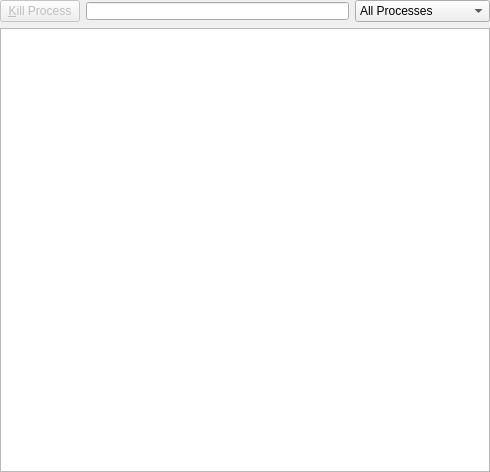
<ui version="4.0" >
 <class>ProcessWidget</class>
 <widget class="QWidget" name="ProcessWidget" >
  <property name="geometry" >
   <rect>
    <x>0</x>
    <y>0</y>
    <width>490</width>
    <height>472</height>
   </rect>
  </property>
  <layout class="QVBoxLayout" >
   <property name="leftMargin" >
    <number>0</number>
   </property>
   <property name="topMargin" >
    <number>0</number>
   </property>
   <property name="rightMargin" >
    <number>0</number>
   </property>
   <property name="bottomMargin" >
    <number>0</number>
   </property>
   <item>
    <layout class="QHBoxLayout" >
     <item>
      <widget class="QPushButton" name="btnKillProcess" >
       <property name="enabled" >
        <bool>false</bool>
       </property>
       <property name="sizePolicy" >
        <sizepolicy vsizetype="Fixed" hsizetype="Fixed" >
         <horstretch>0</horstretch>
         <verstretch>0</verstretch>
        </sizepolicy>
       </property>
       <property name="text" >
        <string>&amp;Kill Process</string>
       </property>
       <property name="flat" >
        <bool>false</bool>
       </property>
      </widget>
     </item>
     <item>
      <widget class="KLineEdit" name="txtFilter" >
       <property name="styleSheet" >
        <string>QLineEdit { padding-right: 16; }</string>
       </property>
       <property name="urlDropsEnabled" >
        <bool>false</bool>
       </property>
       <property name="clickMessage" >
        <string>Quick search</string>
       </property>
       <property name="showClearButton" stdset="0" >
        <bool>true</bool>
       </property>
      </widget>
     </item>
     <item>
      <widget class="QComboBox" name="cmbFilter" >
       <property name="sizePolicy" >
        <sizepolicy vsizetype="Fixed" hsizetype="Fixed" >
         <horstretch>0</horstretch>
         <verstretch>0</verstretch>
        </sizepolicy>
       </property>
       <property name="maxCount" >
        <number>10</number>
       </property>
       <property name="sizeAdjustPolicy" >
        <enum>QComboBox::AdjustToContentsOnFirstShow</enum>
       </property>
       <item>
        <property name="text" >
         <string>All Processes</string>
        </property>
       </item>
       <item>
        <property name="text" >
         <string>All Processes, Tree</string>
        </property>
       </item>
       <item>
        <property name="text" >
         <string>System Processes</string>
        </property>
       </item>
       <item>
        <property name="text" >
         <string>User Processes</string>
        </property>
       </item>
       <item>
        <property name="text" >
         <string>Own Processes</string>
        </property>
       </item>
       <item>
        <property name="text" >
         <string>Programs Only</string>
        </property>
       </item>
      </widget>
     </item>
    </layout>
   </item>
   <item>
    <widget class="QTreeView" name="treeView" >
     <property name="editTriggers" >
      <set>QAbstractItemView::NoEditTriggers</set>
     </property>
     <property name="alternatingRowColors" >
      <bool>true</bool>
     </property>
     <property name="selectionMode" >
      <enum>QAbstractItemView::ExtendedSelection</enum>
     </property>
     <property name="selectionBehavior" >
      <enum>QAbstractItemView::SelectRows</enum>
     </property>
     <property name="rootIsDecorated" >
      <bool>false</bool>
     </property>
     <property name="uniformRowHeights" >
      <bool>true</bool>
     </property>
     <property name="itemsExpandable" >
      <bool>true</bool>
     </property>
     <property name="sortingEnabled" >
      <bool>true</bool>
     </property>
     <property name="animated" >
      <bool>false</bool>
     </property>
     <property name="allColumnsShowFocus" >
      <bool>true</bool>
     </property>
    </widget>
   </item>
  </layout>
 </widget>
 <customwidgets>
  <customwidget>
   <class>KLineEdit</class>
   <extends>QLineEdit</extends>
   <header>klineedit.h</header>
  </customwidget>
 </customwidgets>
 <resources/>
 <connections/>
</ui>
